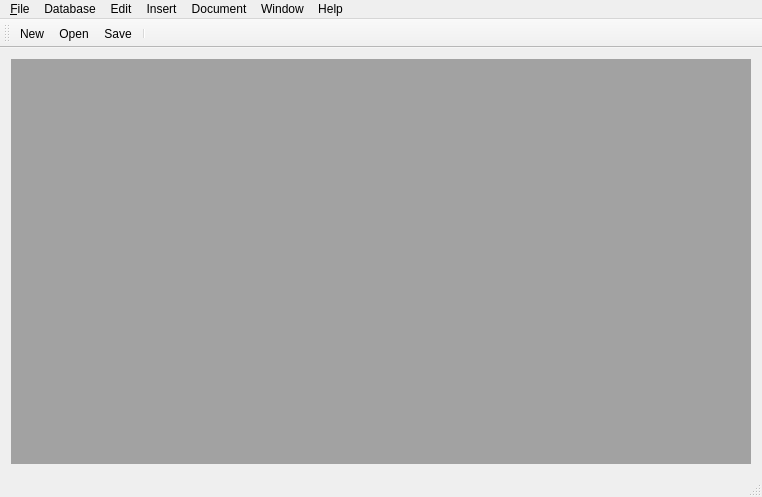
<?xml version="1.0" encoding="UTF-8"?>
<ui version="4.0">
 <class>ReportDesignerMainWindow</class>
 <widget class="QMainWindow" name="ReportDesignerMainWindow">
  <property name="geometry">
   <rect>
    <x>0</x>
    <y>0</y>
    <width>762</width>
    <height>497</height>
   </rect>
  </property>
  <property name="windowTitle">
   <string>Report Designer</string>
  </property>
  <widget class="QWidget" name="centralWidget">
   <layout class="QVBoxLayout" name="verticalLayout">
    <item>
     <widget class="QMdiArea" name="mdiArea">
      <property name="background">
       <brush brushstyle="SolidPattern">
        <color alpha="255">
         <red>162</red>
         <green>162</green>
         <blue>162</blue>
        </color>
       </brush>
      </property>
     </widget>
    </item>
   </layout>
  </widget>
  <widget class="QMenuBar" name="menuBar">
   <property name="geometry">
    <rect>
     <x>0</x>
     <y>0</y>
     <width>762</width>
     <height>19</height>
    </rect>
   </property>
   <widget class="QMenu" name="menu_File">
    <property name="title">
     <string>&amp;File</string>
    </property>
    <widget class="QMenu" name="menuRecent_Files">
     <property name="title">
      <string>Recent Files</string>
     </property>
     <addaction name="separator"/>
    </widget>
    <addaction name="action_New"/>
    <addaction name="action_Open"/>
    <addaction name="separator"/>
    <addaction name="action_Save"/>
    <addaction name="action_Save_As"/>
    <addaction name="separator"/>
    <addaction name="actionClose"/>
    <addaction name="separator"/>
    <addaction name="menuRecent_Files"/>
    <addaction name="separator"/>
    <addaction name="actionPrint_Preview"/>
    <addaction name="actionPrint"/>
    <addaction name="separator"/>
    <addaction name="actionExit"/>
   </widget>
   <widget class="QMenu" name="menuDatabase">
    <property name="title">
     <string>Database</string>
    </property>
    <addaction name="actionConnect_to_Database"/>
    <addaction name="actionDisconnect_from_Database"/>
    <addaction name="separator"/>
    <addaction name="actionLoad_From_Database"/>
    <addaction name="actionSave_to_Database"/>
   </widget>
   <widget class="QMenu" name="menuEdit">
    <property name="title">
     <string>Edit</string>
    </property>
    <addaction name="action_Cut"/>
    <addaction name="action_Copy"/>
    <addaction name="action_Paste"/>
    <addaction name="separator"/>
    <addaction name="action_Undo"/>
    <addaction name="action_Redo"/>
    <addaction name="separator"/>
    <addaction name="actionSelect_All"/>
    <addaction name="separator"/>
    <addaction name="actionZoom_In"/>
    <addaction name="actionZoom_Out"/>
    <addaction name="separator"/>
    <addaction name="actionPreferences"/>
   </widget>
   <widget class="QMenu" name="menuInsert">
    <property name="title">
     <string>Insert</string>
    </property>
    <addaction name="actionStatic_Text"/>
    <addaction name="actionDatabase_Field"/>
    <addaction name="actionLine"/>
    <addaction name="actionBox"/>
    <addaction name="actionImage"/>
   </widget>
   <widget class="QMenu" name="menuDocument">
    <property name="title">
     <string>Document</string>
    </property>
    <addaction name="actionDocument_Properties"/>
    <addaction name="actionSection_Editor"/>
    <addaction name="actionQuery_Sources"/>
   </widget>
   <widget class="QMenu" name="menuWindow">
    <property name="title">
     <string>Window</string>
    </property>
    <addaction name="actionCascade"/>
    <addaction name="actionTile"/>
    <addaction name="separator"/>
    <addaction name="actionNext"/>
    <addaction name="actionPrevious"/>
    <addaction name="separator"/>
   </widget>
   <widget class="QMenu" name="menuHelp">
    <property name="title">
     <string>Help</string>
    </property>
    <addaction name="actionAbout"/>
    <addaction name="actionQt"/>
   </widget>
   <addaction name="menu_File"/>
   <addaction name="menuDatabase"/>
   <addaction name="menuEdit"/>
   <addaction name="menuInsert"/>
   <addaction name="menuDocument"/>
   <addaction name="menuWindow"/>
   <addaction name="menuHelp"/>
  </widget>
  <widget class="QToolBar" name="mainToolBar">
   <attribute name="toolBarArea">
    <enum>TopToolBarArea</enum>
   </attribute>
   <attribute name="toolBarBreak">
    <bool>false</bool>
   </attribute>
   <addaction name="action_New"/>
   <addaction name="action_Open"/>
   <addaction name="action_Save"/>
   <addaction name="separator"/>
  </widget>
  <widget class="QStatusBar" name="statusBar"/>
  <action name="action_New">
   <property name="text">
    <string>&amp;New</string>
   </property>
   <property name="shortcut">
    <string>Ctrl+N</string>
   </property>
  </action>
  <action name="action_Open">
   <property name="text">
    <string>&amp;Open...</string>
   </property>
   <property name="shortcut">
    <string>Ctrl+O</string>
   </property>
  </action>
  <action name="action_Save">
   <property name="text">
    <string>&amp;Save</string>
   </property>
   <property name="shortcut">
    <string>Ctrl+S</string>
   </property>
  </action>
  <action name="action_Save_As">
   <property name="text">
    <string>&amp;Save As...</string>
   </property>
  </action>
  <action name="actionClose">
   <property name="text">
    <string>Close</string>
   </property>
  </action>
  <action name="actionPrint_Preview">
   <property name="text">
    <string>Print Preview</string>
   </property>
  </action>
  <action name="actionPrint">
   <property name="text">
    <string>Print</string>
   </property>
   <property name="shortcut">
    <string>Ctrl+P</string>
   </property>
  </action>
  <action name="actionExit">
   <property name="text">
    <string>Exit</string>
   </property>
  </action>
  <action name="actionConnect_to_Database">
   <property name="text">
    <string>Connect to Database</string>
   </property>
  </action>
  <action name="actionDisconnect_from_Database">
   <property name="text">
    <string>Disconnect from Database</string>
   </property>
  </action>
  <action name="actionLoad_From_Database">
   <property name="text">
    <string>Load From Database</string>
   </property>
  </action>
  <action name="actionSave_to_Database">
   <property name="text">
    <string>Save to Database</string>
   </property>
  </action>
  <action name="action_Cut">
   <property name="text">
    <string>&amp;Cut</string>
   </property>
   <property name="shortcut">
    <string>Ctrl+X</string>
   </property>
  </action>
  <action name="action_Copy">
   <property name="text">
    <string>&amp;Copy</string>
   </property>
   <property name="shortcut">
    <string>Ctrl+C</string>
   </property>
  </action>
  <action name="action_Paste">
   <property name="text">
    <string>&amp;Paste</string>
   </property>
   <property name="shortcut">
    <string>Ctrl+V</string>
   </property>
  </action>
  <action name="action_Undo">
   <property name="text">
    <string>&amp;Undo</string>
   </property>
   <property name="shortcut">
    <string>Ctrl+Z</string>
   </property>
  </action>
  <action name="action_Redo">
   <property name="text">
    <string>&amp;Redo</string>
   </property>
   <property name="shortcut">
    <string>Ctrl+Y</string>
   </property>
  </action>
  <action name="actionSelect_All">
   <property name="text">
    <string>Select &amp;All</string>
   </property>
   <property name="shortcut">
    <string>Ctrl+A</string>
   </property>
  </action>
  <action name="actionZoom_In">
   <property name="text">
    <string>Zoom In</string>
   </property>
   <property name="shortcut">
    <string>+</string>
   </property>
  </action>
  <action name="actionZoom_Out">
   <property name="text">
    <string>Zoom Out</string>
   </property>
   <property name="shortcut">
    <string>-</string>
   </property>
  </action>
  <action name="actionPreferences">
   <property name="text">
    <string>Preferences</string>
   </property>
  </action>
  <action name="actionStatic_Text">
   <property name="text">
    <string>Static Text</string>
   </property>
  </action>
  <action name="actionDatabase_Field">
   <property name="text">
    <string>Database Field</string>
   </property>
  </action>
  <action name="actionLine">
   <property name="text">
    <string>Line</string>
   </property>
  </action>
  <action name="actionBox">
   <property name="text">
    <string>Box</string>
   </property>
  </action>
  <action name="actionImage">
   <property name="text">
    <string>Image</string>
   </property>
  </action>
  <action name="actionDocument_Properties">
   <property name="text">
    <string>Document Properties</string>
   </property>
  </action>
  <action name="actionSection_Editor">
   <property name="text">
    <string>Section Editor</string>
   </property>
  </action>
  <action name="actionQuery_Sources">
   <property name="text">
    <string>Query Sources</string>
   </property>
  </action>
  <action name="actionCascade">
   <property name="text">
    <string>Cascade</string>
   </property>
  </action>
  <action name="actionTile">
   <property name="text">
    <string>Tile</string>
   </property>
  </action>
  <action name="actionAbout">
   <property name="text">
    <string>About</string>
   </property>
  </action>
  <action name="actionQt">
   <property name="text">
    <string>Qt</string>
   </property>
  </action>
  <action name="actionNext">
   <property name="text">
    <string>Next </string>
   </property>
  </action>
  <action name="actionPrevious">
   <property name="text">
    <string>Previous</string>
   </property>
  </action>
 </widget>
 <layoutdefault spacing="6" margin="11"/>
 <resources/>
 <connections/>
</ui>
